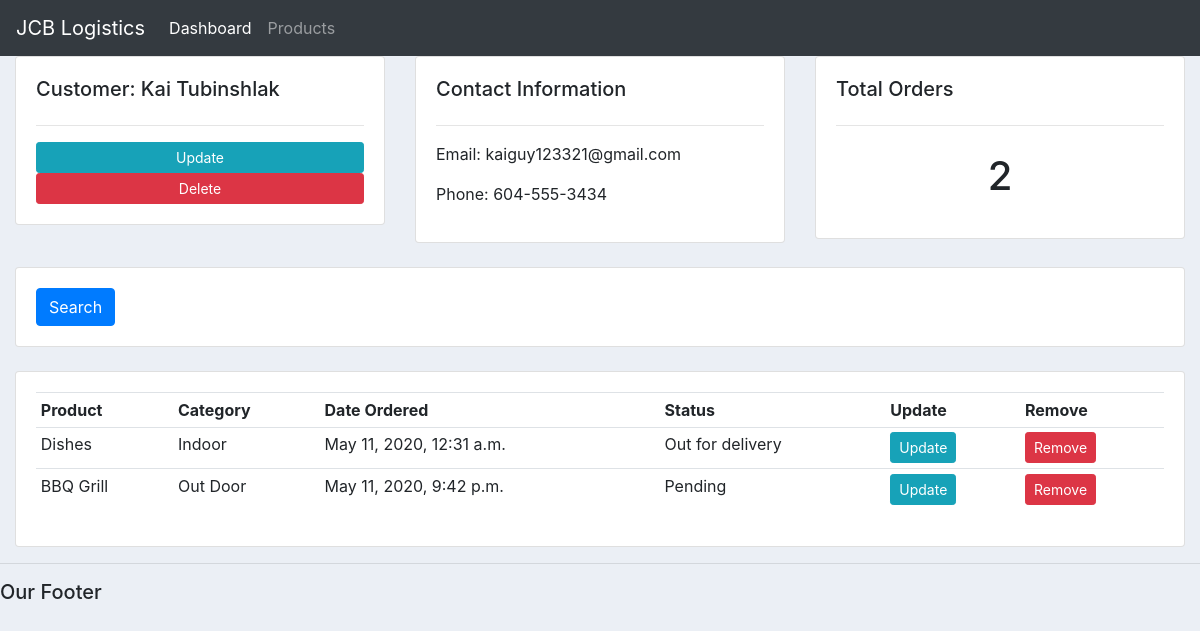
/customer/3/, run on the app's committed database.
### accounts/models.py (models this page shows, shortened)
class Customer(models.Model):
    name = models.CharField(max_length=200, null=True)
    phone = models.CharField(max_length=200, null=True)
    email = models.CharField(max_length=200, null=True)
    date_created = models.DateTimeField(auto_now_add=True, null=True)

class Order(models.Model):
    STATUS = (
        ('Pending', 'Pending'),
        ('Out for delivery', 'Out for delivery'),
        ('Delivered', 'Delivered'),
    )
    customer = models.ForeignKey(Customer, null=True, on_delete=models.SET_NULL)
    product = models.ForeignKey(Product, null=True, on_delete=models.SET_NULL)
    date_created = models.DateTimeField(auto_now_add=True, null=True)
    status = models.CharField(max_length=200, null=True, choices = STATUS)

class Product(models.Model):
    CATEGORY = (
        ('Indoor', 'Indoor'),
        ('Out Door', 'Out Door'),
    )
    name = models.CharField(max_length=200, null=True)
    price = models.FloatField(null=True)
    category = models.CharField(max_length=200, null=True, choices=CATEGORY)
    description = models.CharField(max_length=200, null=True, blank=True)
    date_created = models.DateTimeField(auto_now_add=True, null=True)
    tags = models.ManyToManyField(Tag)
    def __str__(self):
        return self.name

### accounts/views.py (the view)
# urls.py: path('customer/<str:pk>/', views.customer, name="customer"),
def customer(request, pk):
    customer = Customer.objects.get(id=pk)
    orders = customer.order_set.all()
    order_count = orders.count()
    context = {'customer':customer, 'orders':orders, 'order_count':order_count}
    return render(request, 'accounts/customer.html', context)

### accounts/templates/accounts/customer.html
{% extends 'accounts/main.html' %}
{% block content %}
<div class="row">
    <div class="col-md">
        <div class="card card-body">
            <h5>Customer: {{customer.name}}</h5>
            <hr>
            <td><a class="btn btn-sm btn-info" href="{% url 'update_order' order.id %}">Update</a></td>
            <td><a class="btn btn-sm btn-danger" href="{% url 'delete_order' order.id %}">Delete</a></td>
        </div>
    </div>
    <div class="col-md">
        <div class="card card-body">
            <h5>Contact Information</h5>
            <hr>
            <p>Email: {{customer.email}}</p>
            <p>Phone: {{customer.phone}}</p>
        </div>
    </div>
    <div class="col-md">
        <div class="card card-body">
            <h5>Total Orders</h5>
            <hr>
            <h1 style="text-align: center; padding: 10px;">{{order_count}}</h1>
        </div>
    </div>
</div>
<br>
<div class="row">
    <div class="col">
        <div class="card card-body">
            <form method="GET">
                <button class="btn btn-primary" type="submit">Search</button>
            </form>
        </div>
    </div>
</div>
<br>
<div class="row">
    <div class="col-md">
        <div class="card card-body">
            <table class="table table-sm">
                <tr>
                    <th>Product</th>
                    <th>Category</th>
                    <th>Date Ordered</th>
                    <th>Status</th>
                    <th>Update</th>
                    <th>Remove</th>
                </tr>
                {% for order in orders %}
                    <tr>
                        <td>{{order.product}}</td>
                        <td>{{order.product.category}}</td>
                        <td>{{order.date_created}}</td>
                        <td>{{order.status}}</td>
                        <td><a class="btn btn-sm btn-info" href="">Update</a></td>
                        <td><a class="btn btn-sm btn-danger" href="">Remove</a></td>
                    </tr>
                {% endfor %}
            </table>
        </div>
    </div>
</div>
{% endblock %}

### static/css/main.css (style rules this page uses)
body { background-color: #ebeff5; }

### data on the page
Customer: name "Kai Tubinshlak", email "kaiguy123321@gmail.com", phone "604-555-3434"
Order: product "Dishes", product.category "Indoor", date_created "May 11, 2020, 12:31 a.m.", status "Out for delivery"
Order: product "BBQ Grill", product.category "Out Door", date_created "May 11, 2020, 9:42 p.m.", status "Pending"

### other printed values
{{ order_count }} "2"
